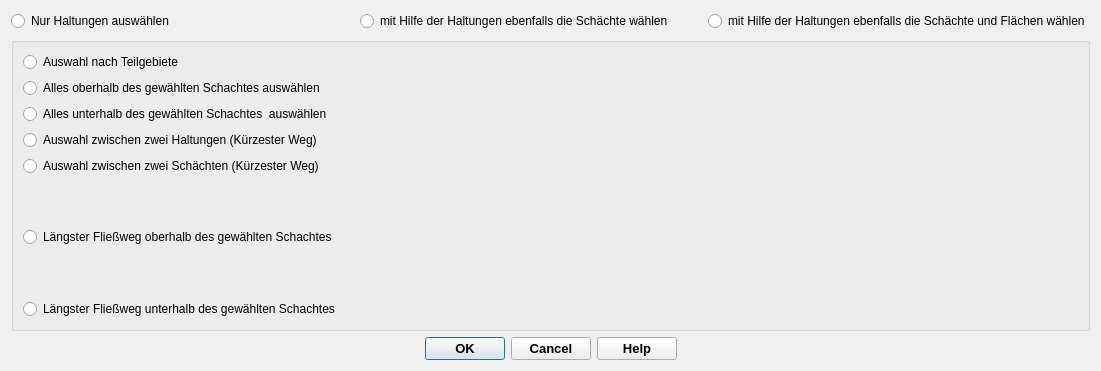
<?xml version="1.0" encoding="UTF-8"?>
<ui version="4.0">
 <class>Auswahl</class>
 <widget class="QDialog" name="Auswahl">
  <property name="geometry">
   <rect>
    <x>0</x>
    <y>0</y>
    <width>1101</width>
    <height>371</height>
   </rect>
  </property>
  <property name="minimumSize">
   <size>
    <width>490</width>
    <height>260</height>
   </size>
  </property>
  <property name="font">
   <font>
    <family>Tahoma</family>
   </font>
  </property>
  <property name="windowTitle">
   <string>Auswahl</string>
  </property>
  <property name="windowIcon">
   <iconset>
    <normaloff>../../QKan.png</normaloff>../../QKan.png</iconset>
  </property>
  <layout class="QVBoxLayout" name="verticalLayout">
   <item>
    <layout class="QHBoxLayout" name="horizontalLayout_6">
     <item>
      <widget class="QRadioButton" name="radioButton">
       <property name="text">
        <string>Nur Haltungen auswählen</string>
       </property>
      </widget>
     </item>
     <item>
      <widget class="QRadioButton" name="radioButton_2">
       <property name="text">
        <string>mit Hilfe der Haltungen ebenfalls die Schächte wählen</string>
       </property>
      </widget>
     </item>
     <item>
      <widget class="QRadioButton" name="radioButton_3">
       <property name="text">
        <string>mit Hilfe der Haltungen ebenfalls die Schächte und Flächen wählen</string>
       </property>
      </widget>
     </item>
    </layout>
   </item>
   <item>
    <widget class="QGroupBox" name="groupBox">
     <property name="title">
      <string/>
     </property>
     <property name="checkable">
      <bool>false</bool>
     </property>
     <layout class="QVBoxLayout" name="verticalLayout_2">
      <item>
       <layout class="QHBoxLayout" name="horizontalLayout">
        <property name="spacing">
         <number>6</number>
        </property>
        <item>
         <widget class="QRadioButton" name="radioButton_4">
          <property name="text">
           <string>Auswahl nach Teilgebiete</string>
          </property>
         </widget>
        </item>
        <item>
         <spacer name="horizontalSpacer">
          <property name="orientation">
           <enum>Qt::Horizontal</enum>
          </property>
          <property name="sizeHint" stdset="0">
           <size>
            <width>40</width>
            <height>20</height>
           </size>
          </property>
         </spacer>
        </item>
       </layout>
      </item>
      <item>
       <layout class="QHBoxLayout" name="horizontalLayout_2">
        <item>
         <widget class="QRadioButton" name="radioButton_5">
          <property name="text">
           <string>Alles oberhalb des gewählten Schachtes auswählen</string>
          </property>
         </widget>
        </item>
        <item>
         <spacer name="horizontalSpacer_2">
          <property name="orientation">
           <enum>Qt::Horizontal</enum>
          </property>
          <property name="sizeHint" stdset="0">
           <size>
            <width>40</width>
            <height>20</height>
           </size>
          </property>
         </spacer>
        </item>
       </layout>
      </item>
      <item>
       <layout class="QHBoxLayout" name="horizontalLayout_3">
        <item>
         <widget class="QRadioButton" name="radioButton_6">
          <property name="text">
           <string>Alles unterhalb des gewählten Schachtes  auswählen</string>
          </property>
         </widget>
        </item>
        <item>
         <spacer name="horizontalSpacer_3">
          <property name="orientation">
           <enum>Qt::Horizontal</enum>
          </property>
          <property name="sizeHint" stdset="0">
           <size>
            <width>40</width>
            <height>20</height>
           </size>
          </property>
         </spacer>
        </item>
       </layout>
      </item>
      <item>
       <layout class="QHBoxLayout" name="horizontalLayout_4">
        <item>
         <widget class="QRadioButton" name="radioButton_7">
          <property name="text">
           <string>Auswahl zwischen zwei Haltungen (Kürzester Weg)</string>
          </property>
         </widget>
        </item>
        <item>
         <spacer name="horizontalSpacer_4">
          <property name="orientation">
           <enum>Qt::Horizontal</enum>
          </property>
          <property name="sizeHint" stdset="0">
           <size>
            <width>40</width>
            <height>20</height>
           </size>
          </property>
         </spacer>
        </item>
       </layout>
      </item>
      <item>
       <layout class="QHBoxLayout" name="horizontalLayout_5">
        <item>
         <widget class="QRadioButton" name="radioButton_8">
          <property name="text">
           <string>Auswahl zwischen zwei Schächten (Kürzester Weg)</string>
          </property>
         </widget>
        </item>
        <item>
         <spacer name="horizontalSpacer_5">
          <property name="orientation">
           <enum>Qt::Horizontal</enum>
          </property>
          <property name="sizeHint" stdset="0">
           <size>
            <width>40</width>
            <height>20</height>
           </size>
          </property>
         </spacer>
        </item>
       </layout>
      </item>
      <item>
       <layout class="QHBoxLayout" name="horizontalLayout_7">
        <item>
         <widget class="QRadioButton" name="radioButton_9">
          <property name="text">
           <string>Längster Fließweg oberhalb des gewählten Schachtes</string>
          </property>
         </widget>
        </item>
        <item>
         <widget class="QLabel" name="label_6">
          <property name="text">
           <string/>
          </property>
         </widget>
        </item>
        <item>
         <spacer name="horizontalSpacer_6">
          <property name="orientation">
           <enum>Qt::Horizontal</enum>
          </property>
          <property name="sizeHint" stdset="0">
           <size>
            <width>40</width>
            <height>20</height>
           </size>
          </property>
         </spacer>
        </item>
       </layout>
      </item>
      <item>
       <layout class="QHBoxLayout" name="horizontalLayout_8">
        <item>
         <widget class="QRadioButton" name="radioButton_10">
          <property name="text">
           <string>Längster Fließweg unterhalb des gewählten Schachtes</string>
          </property>
         </widget>
        </item>
        <item>
         <spacer name="horizontalSpacer_7">
          <property name="orientation">
           <enum>Qt::Horizontal</enum>
          </property>
          <property name="sizeHint" stdset="0">
           <size>
            <width>40</width>
            <height>20</height>
           </size>
          </property>
         </spacer>
        </item>
       </layout>
      </item>
     </layout>
    </widget>
   </item>
   <item>
    <widget class="QDialogButtonBox" name="button_box">
     <property name="font">
      <font>
       <family>Tahoma</family>
       <pointsize>10</pointsize>
       <weight>75</weight>
       <bold>true</bold>
      </font>
     </property>
     <property name="toolTip">
      <string/>
     </property>
     <property name="orientation">
      <enum>Qt::Horizontal</enum>
     </property>
     <property name="standardButtons">
      <set>QDialogButtonBox::Cancel|QDialogButtonBox::Help|QDialogButtonBox::Ok</set>
     </property>
     <property name="centerButtons">
      <bool>true</bool>
     </property>
    </widget>
   </item>
  </layout>
 </widget>
 <resources/>
 <connections>
  <connection>
   <sender>button_box</sender>
   <signal>accepted()</signal>
   <receiver>Auswahl</receiver>
   <slot>accept()</slot>
   <hints>
    <hint type="sourcelabel">
     <x>262</x>
     <y>339</y>
    </hint>
    <hint type="destinationlabel">
     <x>262</x>
     <y>180</y>
    </hint>
   </hints>
  </connection>
  <connection>
   <sender>button_box</sender>
   <signal>rejected()</signal>
   <receiver>Auswahl</receiver>
   <slot>reject()</slot>
   <hints>
    <hint type="sourcelabel">
     <x>262</x>
     <y>339</y>
    </hint>
    <hint type="destinationlabel">
     <x>262</x>
     <y>180</y>
    </hint>
   </hints>
  </connection>
 </connections>
</ui>
